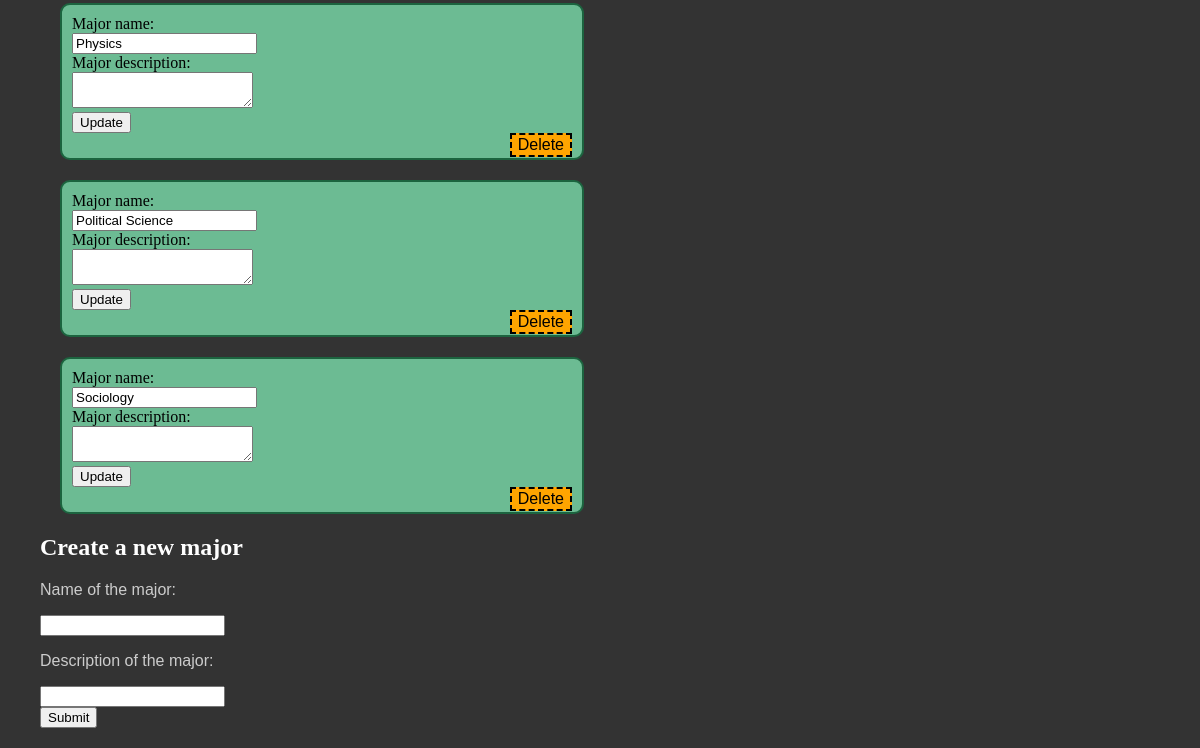
Page /majors.html (lower part) on the earlier database version.
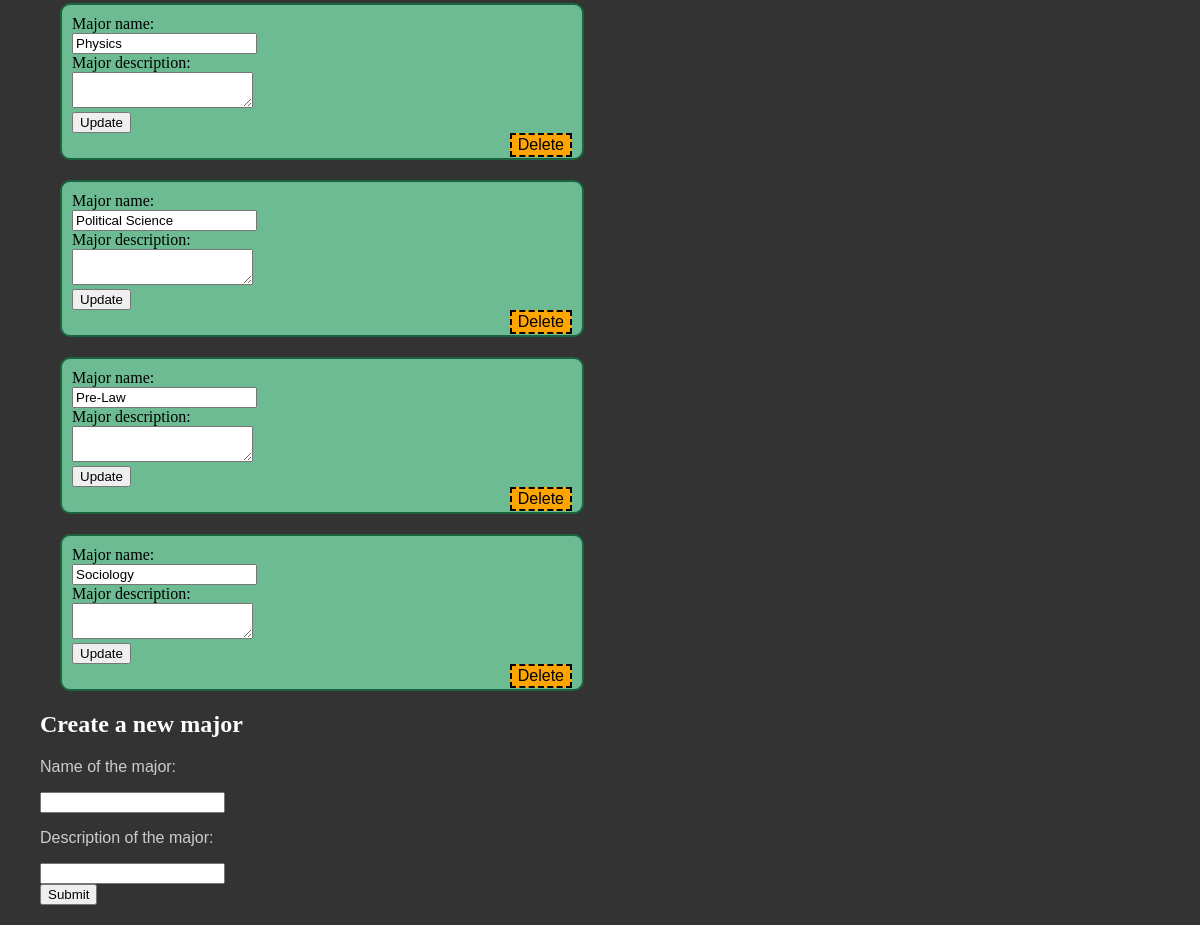
Same page on the later database version.
### database_setup.py (models this page shows, shortened)
class Major(Base):
    __tablename__ = 'majors'
    major_id = Column(Integer, primary_key=True)
    name = Column(String(80), nullable=False)
    description = Column(String(250))

### project.py (the view)
@app.route('/majors.html')
def showMajors():
    majors = session.query(Major).order_by(asc(Major.name))
    return render_template('majors.html', majors=majors, login_session=login_session)

### templates/majors.html (shortened to what this page needs)
<!DOCTYPE html>
<html>
    <head>
        <link rel="stylesheet" href="/css/style.css">
    </head>
    <body>
        {% block content %}
        <div>
            <div>
            {% for major in majors %}
                <div class="majorBlock">
                    <form id="form{{major.major_id}}" action="/majors/{{major.major_id}}/edit/", method="post">
                        Major name:<br>
                        <input type="text" value="{{major.name}}" name="name"><br>
                        Major description:<br>
                        <textarea form="form{{major.major_id}}" name="description">{{major.description}}</textarea><br>
                        <input type="submit" value="Update" method="post">
                    </form>
                    <form action="/majors/{{major.major_id}}/delete/", method="post">
                        <input class="dangerButton" type="submit" value="Delete" onclick="return confirm('Are you sure you want to PERMANENTLY DELETE this major?');">
                    </form>
                </div>
            {% endfor %}
            {% endblock %}
            </div>
            <div>
                <h2>Create a new major</h2>
                <form action="/majors/new/", method="post">
                    <p>Name of the major:</p>
                    <input type="text" name="name"><br>
                    <p>Description of the major:</p>
                    <input type="text" name="description"><br>
                    <input type="submit" value="Submit">
                </form>
            </div>
        </div>
    </body>
</html>

Differences in the rows shown:
added Major: name "Pre-Law"
